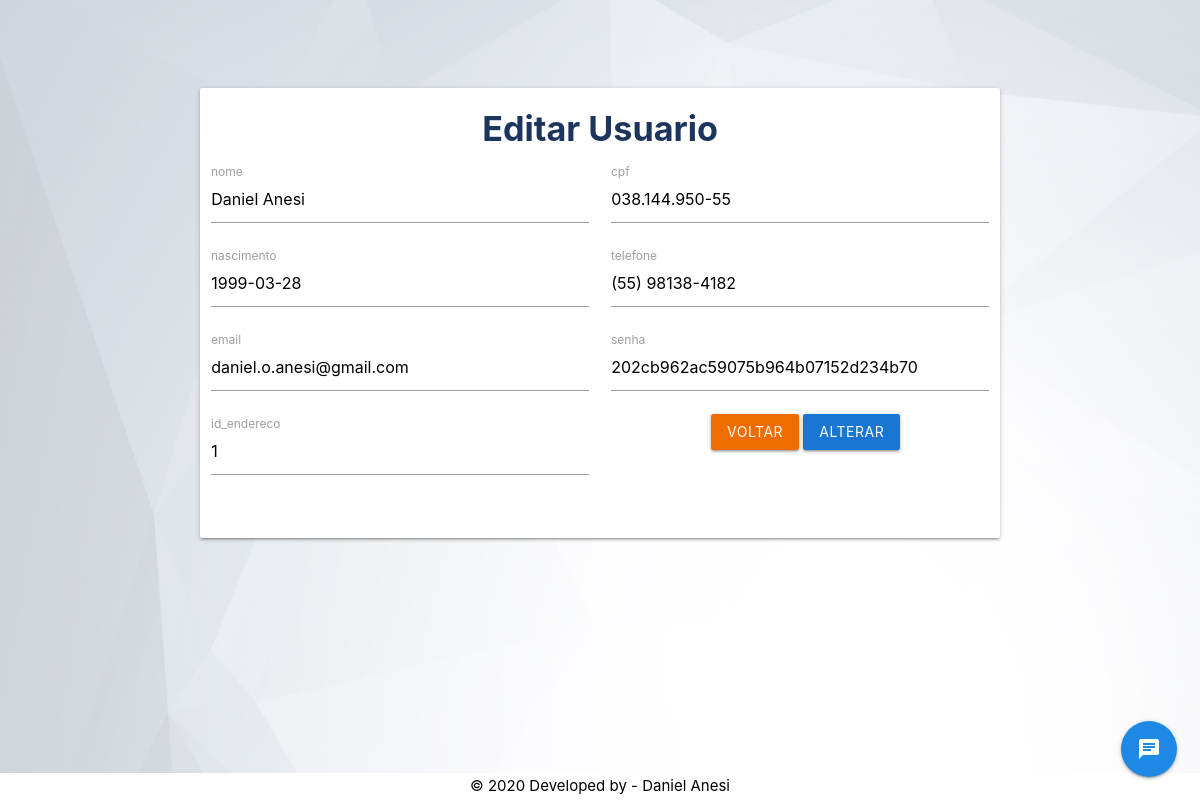
The app's page /Tela/editarUsuario.php?id=1 (signed in) with its own data.
### tables this page shows
CREATE TABLE `usuario` (
  `id_usuario` int(11) NOT NULL,
  `nome` varchar(220) NOT NULL,
  `cpf` varchar(14) NOT NULL,
  `nascimento` date NOT NULL,
  `telefone` varchar(15) DEFAULT NULL,
  `email` varchar(220) NOT NULL,
  `senha` varchar(220) NOT NULL,
  `foto` varchar(220) DEFAULT NULL,
  `admin` tinyint(4) DEFAULT NULL,
  `id_endereco` int(11) NOT NULL,
  `deletado` int(1) DEFAULT 0
);

### Controle/UsuarioPDO.php (called while the page is built, shortened)
<?php
        include_once __DIR__.'/../Modelo/Usuario.php';
    class UsuarioPDO
    {
        function selectUsuarioId_usuario($id_usuario)
        {
            $con = new conexao();
            $pdo = $con->getConexao();
            $stmt = $pdo->prepare('select * from usuario where id_usuario = :id_usuario;');
            $stmt->bindValue(':id_usuario', $id_usuario);
            $stmt->execute();
            if ($stmt->rowCount() > 0) {
                return $stmt;
            } else {
                return false;
            }
        }
    }

### Modelo/Usuario.php (called while the page is built, shortened)
<?php
    class Usuario
    {
        private $nome;
        private $cpf;
        private $nascimento;
        private $telefone;
        private $email;
        private $senha;
        private $id_endereco;
        public function __construct()
        {
            if (func_num_args() != 0) {
                $atributos = func_get_args()[0];
            }
        }
        public function getNome()
        {
            return $this->nome;
        }
        public function getCpf()
        {
            return $this->cpf;
        }
        public function getNascimento()
        {
            if ($this->nascimento != null) {
                $data = explode("/", $this->nascimento);
                if (count($data) > 1) {
                    return $data[2]."-".$data[1]."-".$data[0];
                } else {
                    return $this->nascimento;
                }
            } else {
                return null;
            }
        }
        public function getTelefone()
        {
            return $this->telefone;
        }
        public function getEmail()
        {
            return $this->email;
        }
        public function getSenha()
        {
            return $this->senha;
        }
        public function getId_endereco()
        {
            return $this->id_endereco;
        }
    }

### Tela/editarUsuario.php (the view, shortened to what this page needs)
<!DOCTYPE html>
<html>
    <head>
        <?php
        include_once '../Base/header.php';
        ?>
    <body class="homeimg">
        <?php
        include_once '../Controle/UsuarioPDO.php';
        $Usuario = new usuarioPDO();
            $stmt = $Usuario->selectUsuarioId_usuario($_GET['id']);
                $nomeNormal = new Usuario($stmt->fetch());
        ?>
        <main>
            <div class="row" style="margin-top: 10vh;">
                <form action="../Controle/UsuarioControle.php?function=editar" class="card col l8 offset-l2 m10 offset-m1 s10 offset-s1" method="post">
                    <div class="row center">
                        <h4 class="textoCorPadrao2">Editar Usuario</h4>
                        <div class="input-field col s6">
                            <input type="text" name="nome" value="<?= $nomeNormal->getNome() ?>">
                            <label>nome</label>
                        </div>
                        <div class="input-field col s6">
                            <input type="text" name="cpf" value="<?= $nomeNormal->getCpf() ?>">
                            <label>cpf</label>
                        </div>
                        <div class="input-field col s6">
                            <input type="text" name="nascimento" value="<?= $nomeNormal->getNascimento() ?>">
                            <label>nascimento</label>
                        </div>
                        <div class="input-field col s6">
                            <input type="text" name="telefone" value="<?= $nomeNormal->getTelefone() ?>">
                            <label>telefone</label>
                        </div>
                        <div class="input-field col s6">
                            <input type="text" name="email" value="<?= $nomeNormal->getEmail() ?>">
                            <label>email</label>
                        </div>
                        <div class="input-field col s6">
                            <input type="text" name="senha" value="<?= $nomeNormal->getSenha() ?>">
                            <label>senha</label>
                        </div>
                        <div class="input-field col s6">
                            <input type="text" name="id_endereco" value="<?= $nomeNormal->getId_endereco() ?>">
                            <label>id_endereco</label>
                        </div>
                    <div class="row center">
                        <a href="../index.php" class="corPadrao3 btn">Voltar</a>
                        <input type="submit" class="btn corPadrao2" value="Alterar">
                    </div>
                </form>
            </div>
        </main>
        <?php
        include_once '../Base/footer.php';
        ?>
    </body>
</html>

### css/custom.css (style rules this page uses)
body { display: flex; max-width: 100vw; min-height: 100vh; flex-direction: column; background-image: url('../Img/bg1.jpg'); background-size: 100vw 100vh; background-repeat: no-repeat; background-attachment: fixed; }
main { flex: 1 0 auto; }
.corPadrao2 { background: #1976d2 !important; }
.corPadrao3 { background: #ef6c00; }
.textoCorPadrao2 { color: #1D345C; font-weight: bold; }

### records on screen
usuario: nome "Daniel Anesi", cpf "038.144.950-55", nascimento "1999-03-28", telefone "(55) 98138-4182", email "daniel.o.anesi@gmail.com", senha "202cb962ac59075b964b07152d234b70", id_endereco "1"
